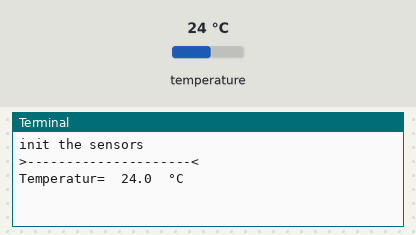
Recording of a program running on a simulated Raspberry Pi (BCM pin numbers). On the bench: the last lines printed to the terminal. The test bench sets the inputs (shaded band); at power-on: temperature 24 °C.

Above: at 1.9 s.
2.0 s: temperature set to 12 °C
At 3.1 s:
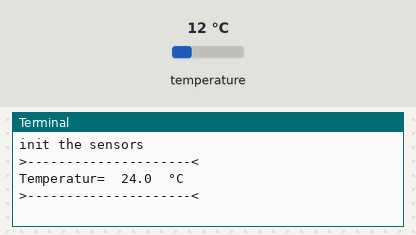
4.3 s: temperature set to 19 °C
At 5.8 s:
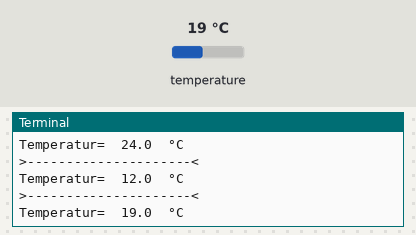
Timing chart, 0 to 7.3 s (numbered marks = the images above; inputs shaded):
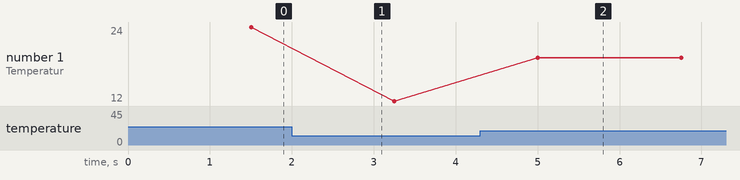

Measured:
- after the input at 4.3 s, the terminal: prints a new line after 0.70 s (image 2)
- plotted number 1: 24 → 12 after the input at 2.0 s, 12 → 19 after the input at 4.3 s

The program:

temperature.py
```python
#!/usr/bin/pyhton
# coding=utf-8

import glob, time
from time import sleep
import RPi.GPIO as GPIO

pin = 8
sleeptime = 1

GPIO.setmode(GPIO.BCM)
GPIO.setup(pin, GPIO.IN, pull_up_down=GPIO.PUD_UP)

# init
print "init the sensors"

baseDir = '/sys/bus/w1/devices/'
while True:
    try:
        deviceFolder = glob.glob(baseDir + '28*')[0]
        break
    except IndexError:
        sleep(0.5)
        continue

deviceFile = deviceFolder + '/w1_slave'

def measureTemp():
    f = open(deviceFile, 'r')
    lines = f.readlines()
    f.close()
    return lines

# initial temp measure
measureTemp()

def getTemp():
    lines = measureTemp()
    while lines[0].strip()[-3:] != 'YES':
        time.sleep(0.2)
        lines = measureTemp()

    equalsPos = lines[1].find('t=')
    if equalsPos != -1:
        tempStr = lines[1][equalsPos+2:]
        tempC   = float(tempStr) / 1000.0
        return tempC


# main
try:
    while True:
        print '>---------------------<'
        print 'Temperatur= ', getTemp(), ' °C'
        time.sleep(sleeptime)
except KeyboardInterrupt:
    GPIO.cleanup()
```
